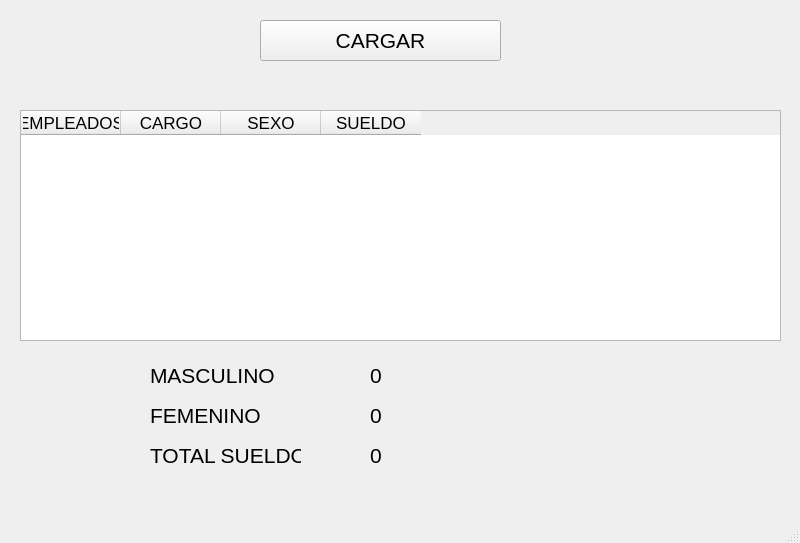
<?xml version="1.0" encoding="UTF-8"?>
<ui version="4.0">
 <class>MainWindow</class>
 <widget class="QMainWindow" name="MainWindow">
  <property name="geometry">
   <rect>
    <x>0</x>
    <y>0</y>
    <width>800</width>
    <height>543</height>
   </rect>
  </property>
  <property name="windowTitle">
   <string>MainWindow</string>
  </property>
  <widget class="QWidget" name="centralwidget">
   <widget class="QPushButton" name="btncargar">
    <property name="geometry">
     <rect>
      <x>260</x>
      <y>20</y>
      <width>241</width>
      <height>41</height>
     </rect>
    </property>
    <property name="font">
     <font>
      <pointsize>16</pointsize>
     </font>
    </property>
    <property name="text">
     <string>CARGAR</string>
    </property>
   </widget>
   <widget class="QTableWidget" name="tbl1">
    <property name="geometry">
     <rect>
      <x>20</x>
      <y>110</y>
      <width>761</width>
      <height>231</height>
     </rect>
    </property>
    <property name="font">
     <font>
      <pointsize>13</pointsize>
     </font>
    </property>
    <column>
     <property name="text">
      <string>EMPLEADOS</string>
     </property>
    </column>
    <column>
     <property name="text">
      <string>CARGO</string>
     </property>
    </column>
    <column>
     <property name="text">
      <string>SEXO</string>
     </property>
    </column>
    <column>
     <property name="text">
      <string>SUELDO</string>
     </property>
    </column>
   </widget>
   <widget class="QLabel" name="label">
    <property name="geometry">
     <rect>
      <x>150</x>
      <y>360</y>
      <width>131</width>
      <height>31</height>
     </rect>
    </property>
    <property name="font">
     <font>
      <pointsize>16</pointsize>
     </font>
    </property>
    <property name="text">
     <string>MASCULINO</string>
    </property>
   </widget>
   <widget class="QLabel" name="label_2">
    <property name="geometry">
     <rect>
      <x>150</x>
      <y>400</y>
      <width>131</width>
      <height>31</height>
     </rect>
    </property>
    <property name="font">
     <font>
      <pointsize>16</pointsize>
     </font>
    </property>
    <property name="text">
     <string>FEMENINO</string>
    </property>
   </widget>
   <widget class="QLabel" name="label_3">
    <property name="geometry">
     <rect>
      <x>150</x>
      <y>440</y>
      <width>151</width>
      <height>31</height>
     </rect>
    </property>
    <property name="font">
     <font>
      <pointsize>16</pointsize>
     </font>
    </property>
    <property name="text">
     <string>TOTAL SUELDO</string>
    </property>
   </widget>
   <widget class="QLabel" name="lblmasculino">
    <property name="geometry">
     <rect>
      <x>370</x>
      <y>360</y>
      <width>131</width>
      <height>31</height>
     </rect>
    </property>
    <property name="font">
     <font>
      <pointsize>16</pointsize>
     </font>
    </property>
    <property name="text">
     <string>0</string>
    </property>
   </widget>
   <widget class="QLabel" name="lblfemenino">
    <property name="geometry">
     <rect>
      <x>370</x>
      <y>400</y>
      <width>131</width>
      <height>31</height>
     </rect>
    </property>
    <property name="font">
     <font>
      <pointsize>16</pointsize>
     </font>
    </property>
    <property name="text">
     <string>0</string>
    </property>
   </widget>
   <widget class="QLabel" name="lbltotal">
    <property name="geometry">
     <rect>
      <x>370</x>
      <y>440</y>
      <width>131</width>
      <height>31</height>
     </rect>
    </property>
    <property name="font">
     <font>
      <pointsize>16</pointsize>
     </font>
    </property>
    <property name="text">
     <string>0</string>
    </property>
   </widget>
  </widget>
  <widget class="QMenuBar" name="menubar">
   <property name="geometry">
    <rect>
     <x>0</x>
     <y>0</y>
     <width>800</width>
     <height>21</height>
    </rect>
   </property>
  </widget>
  <widget class="QStatusBar" name="statusbar"/>
 </widget>
 <resources/>
 <connections/>
</ui>
